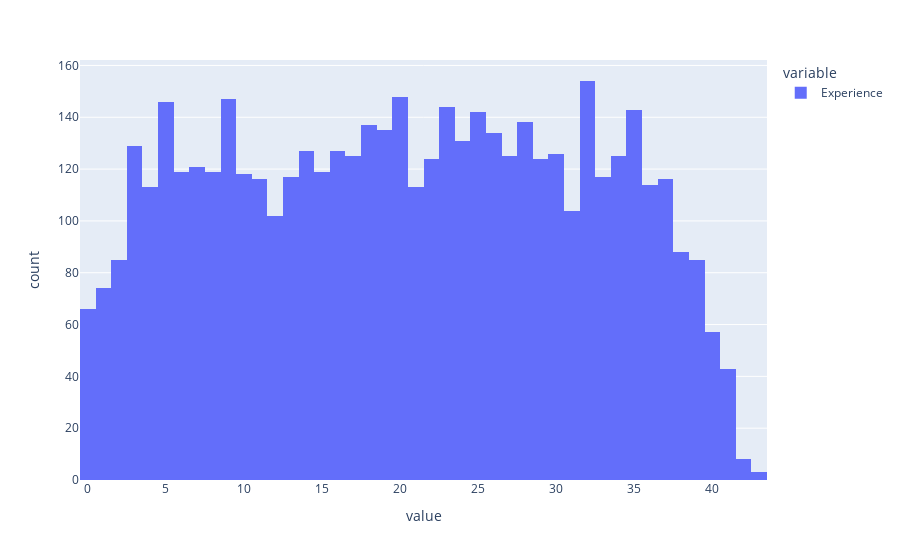

Here is the notebook cell this chart was saved with:
### Code cell
px.histogram(df2['Experience'])

### Figure 1 — Plotly figure (JSON) as saved in the notebook; plotly's stock layout.template omitted (floating-point values rounded to 4 significant figures; data arrays with more than 128 entries replaced by an {"elided": "..."} marker saying what was removed)
{"data": [{"alignmentgroup": "True", "bingroup": "x", "hovertemplate": "variable=Experience<br>value=%{x}<br>count=%{y}<extra></extra>", "legendgroup": "Experience", "marker": {"color": "#636efa", "pattern": {"shape": ""}}, "name": "Experience", "offsetgroup": "Experience", "orientation": "v", "showlegend": true, "type": "histogram", "x": {"elided": "4948 int values"}, "xaxis": "x", "yaxis": "y"}], "layout": {"barmode": "relative", "legend": {"title": {"text": "variable"}, "tracegroupgap": 0}, "margin": {"t": 60}, "xaxis": {"anchor": "y", "domain": [0, 1], "title": {"text": "value"}}, "yaxis": {"anchor": "x", "domain": [0, 1], "title": {"text": "count"}}}}
